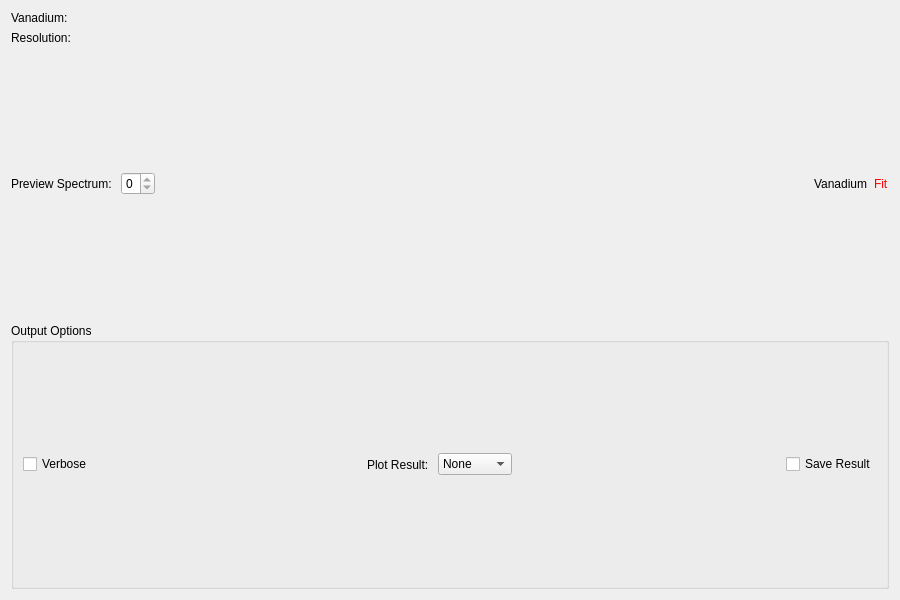
<?xml version="1.0" encoding="UTF-8"?>
<ui version="4.0">
 <class>ResNorm</class>
 <widget class="QWidget" name="ResNorm">
  <property name="geometry">
   <rect>
    <x>0</x>
    <y>0</y>
    <width>900</width>
    <height>600</height>
   </rect>
  </property>
  <property name="windowTitle">
   <string>Form</string>
  </property>
  <layout class="QVBoxLayout" name="verticalLayout">
   <item>
    <layout class="QGridLayout" name="gridLayout">
     <property name="verticalSpacing">
      <number>6</number>
     </property>
     <item row="3" column="0">
      <widget class="QLabel" name="lblResolution">
       <property name="text">
        <string>Resolution:</string>
       </property>
      </widget>
     </item>
     <item row="3" column="1">
      <widget class="MantidQt::MantidWidgets::DataSelector" name="dsResolution">
       <property name="sizePolicy">
        <sizepolicy hsizetype="Minimum" vsizetype="Fixed">
         <horstretch>0</horstretch>
         <verstretch>0</verstretch>
        </sizepolicy>
       </property>
       <property name="autoLoad">
        <bool>true</bool>
       </property>
       <property name="loadLabelText" stdset="0">
        <string>Load</string>
       </property>
       <property name="workspaceSuffixes" stdset="0">
        <stringlist>
         <string>_res</string>
         <string>_sqw</string>
        </stringlist>
       </property>
       <property name="fileBrowserSuffixes" stdset="0">
        <stringlist>
         <string>_res.nxs</string>
         <string>_sqw.nxs</string>
        </stringlist>
       </property>
       <property name="showLoad">
        <bool>false</bool>
       </property>
      </widget>
     </item>
     <item row="0" column="0">
      <widget class="QLabel" name="lblVanadium">
       <property name="text">
        <string>Vanadium:</string>
       </property>
      </widget>
     </item>
     <item row="0" column="1">
      <widget class="MantidQt::MantidWidgets::DataSelector" name="dsVanadium">
       <property name="sizePolicy">
        <sizepolicy hsizetype="Minimum" vsizetype="Fixed">
         <horstretch>0</horstretch>
         <verstretch>0</verstretch>
        </sizepolicy>
       </property>
       <property name="autoLoad">
        <bool>true</bool>
       </property>
       <property name="loadLabelText" stdset="0">
        <string>Plot</string>
       </property>
       <property name="workspaceSuffixes" stdset="0">
        <stringlist>
         <string>_red</string>
         <string>_sqw</string>
        </stringlist>
       </property>
       <property name="fileBrowserSuffixes" stdset="0">
        <stringlist>
         <string>_red.nxs</string>
         <string>_sqw.nxs</string>
        </stringlist>
       </property>
      </widget>
     </item>
    </layout>
   </item>
   <item>
    <layout class="QHBoxLayout" name="horizontalLayout_3">
     <item>
      <layout class="QVBoxLayout" name="treeSpace"/>
     </item>
     <item>
      <layout class="QVBoxLayout" name="plotPane">
       <item>
        <layout class="QVBoxLayout" name="plotSpace"/>
       </item>
       <item>
        <layout class="QHBoxLayout" name="underPlotSpace">
         <item>
          <widget class="QLabel" name="lblPreviewSpec">
           <property name="text">
            <string>Preview Spectrum: </string>
           </property>
          </widget>
         </item>
         <item>
          <widget class="QSpinBox" name="spPreviewSpectrum">
           <property name="maximum" stdset="0">
            <number>0</number>
           </property>
          </widget>
         </item>
         <item>
          <spacer name="legendSpacer">
           <property name="orientation">
            <enum>Qt::Horizontal</enum>
           </property>
           <property name="sizeHint" stdset="0">
            <size>
             <width>40</width>
             <height>20</height>
            </size>
           </property>
          </spacer>
         </item>
         <item>
          <widget class="QLabel" name="lblPlotLegendData">
           <property name="text">
            <string>Vanadium</string>
           </property>
          </widget>
         </item>
         <item>
          <widget class="QLabel" name="lblPplotLegendFit">
           <property name="text">
            <string>Fit</string>
           </property>
           <property name="styleSheet">
            <string notr="true">color: rgb(255, 0, 0);</string>
           </property>
          </widget>
         </item>
        </layout>
       </item>
      </layout>
     </item>
    </layout>
   </item>
   <item>
    <layout class="QHBoxLayout" name="horizontalLayout_44">
     <item>
      <widget class="QGroupBox" name="gbOutput">
       <property name="title">
        <string>Output Options</string>
       </property>
       <layout class="QHBoxLayout" name="horizontalLayout">
        <item>
         <widget class="QCheckBox" name="chkVerbose">
          <property name="enabled">
           <bool>true</bool>
          </property>
          <property name="text">
           <string>Verbose</string>
          </property>
         </widget>
        </item>
        <item>
         <spacer name="horizontalSpacer_17">
          <property name="orientation">
           <enum>Qt::Horizontal</enum>
          </property>
          <property name="sizeHint" stdset="0">
           <size>
            <width>40</width>
            <height>20</height>
           </size>
          </property>
         </spacer>
        </item>
        <item>
         <widget class="QLabel" name="lblPlot">
          <property name="text">
           <string>Plot Result: </string>
          </property>
         </widget>
        </item>
        <item>
         <widget class="QComboBox" name="cbPlot">
          <item>
           <property name="text">
            <string>None</string>
           </property>
          </item>
          <item>
           <property name="text">
            <string>Intensity</string>
           </property>
          </item>
          <item>
           <property name="text">
            <string>Stretch</string>
           </property>
          </item>
          <item>
           <property name="text">
            <string>Fit</string>
           </property>
          </item>
          <item>
           <property name="text">
            <string>All</string>
           </property>
          </item>
         </widget>
        </item>
        <item>
         <spacer name="horizontalSpacer_18">
          <property name="orientation">
           <enum>Qt::Horizontal</enum>
          </property>
          <property name="sizeHint" stdset="0">
           <size>
            <width>40</width>
            <height>20</height>
           </size>
          </property>
         </spacer>
        </item>
        <item>
         <widget class="QCheckBox" name="chkSave">
          <property name="text">
           <string>Save Result</string>
          </property>
         </widget>
        </item>
       </layout>
       <zorder>chkSave</zorder>
       <zorder>chkVerbose</zorder>
       <zorder>lblPlot</zorder>
       <zorder>cbPlot</zorder>
      </widget>
     </item>
    </layout>
   </item>
  </layout>
 </widget>
 <customwidgets>
  <customwidget>
   <class>MantidQt::MantidWidgets::DataSelector</class>
   <extends>QWidget</extends>
   <header>MantidQtMantidWidgets/DataSelector.h</header>
  </customwidget>
 </customwidgets>
 <resources/>
 <connections/>
</ui>
